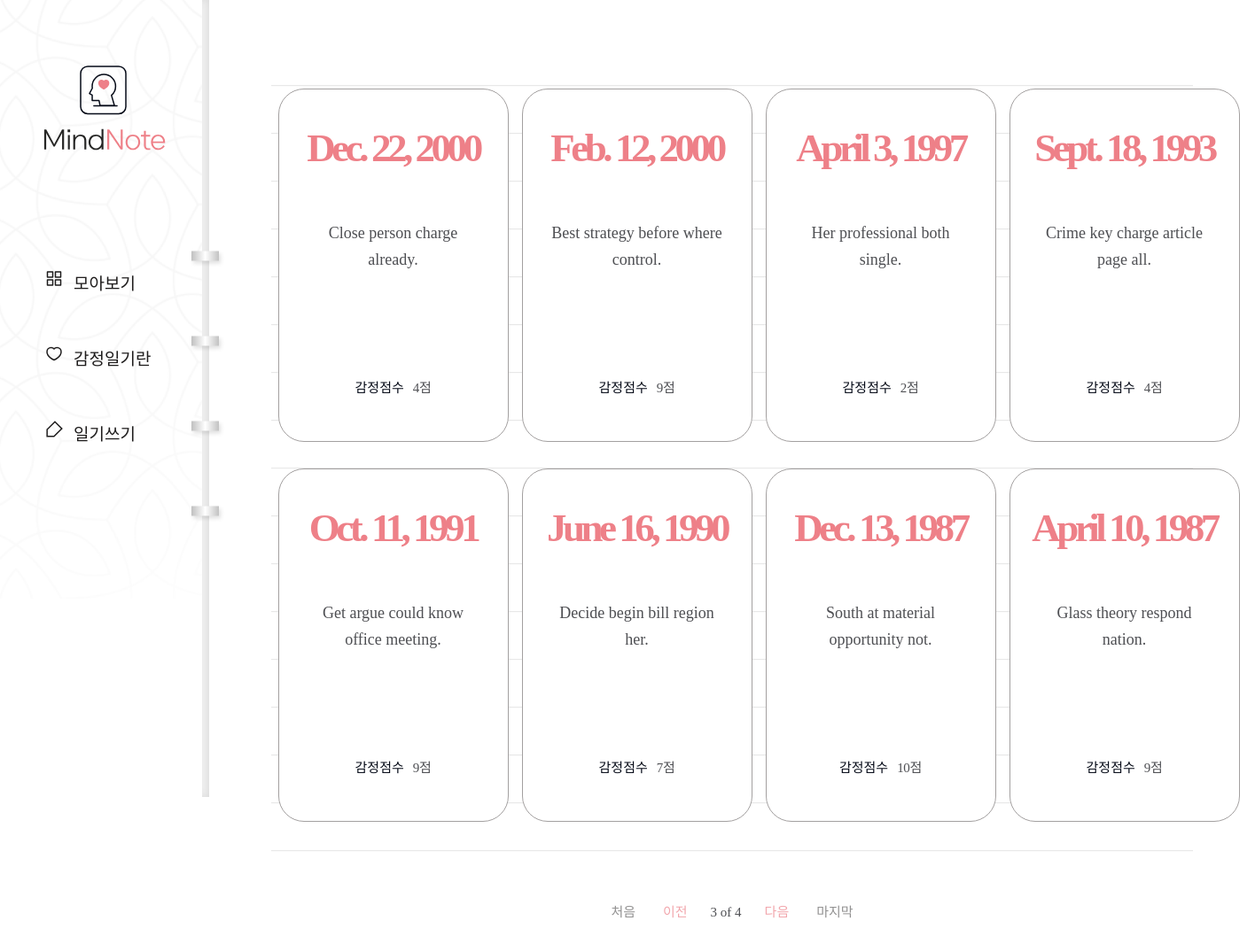
/diary/?page=3, run on the app's committed database.
### diary/models.py (models this page shows, shortened)
class Page(models.Model):
    title = models.CharField(max_length=100, validators=[validate_no_hash])
    content = models.TextField(validators=[validate_no_hash])
    feeling = models.CharField(max_length=80, validators=[validate_no_hash, validate_no_numbers])
    score = models.IntegerField(validators=[validate_score])
    dt_created = models.DateField()

### diary/views.py (the view)
# urls.py: path('diary/', views.PageListView.as_view(), name='page-list'),
class PageListView(ListView):
    model = Page
    ordering = ['-dt_created']
    paginate_by = 8

### diary/templates/diary/page_list.html (shortened to what this page needs)
{% extends './base.html' %}
{% block content %}
    {% if page_obj.object_list %}
    <div class="wrap-note">
        <div class="note">
            <div class="note-list">
                <ul>
                    {% for obj in page_obj.object_list %}
                    <li>
                        <a href="{% url 'page-detail' obj.id %}">
                            <div class="date">
                                <span>{{obj.dt_created}}</span>
                            </div>
                            <h2>{{obj.title}}</h2>
                            <div class="score">
                                <p>감정점수</p>
                                <span>{{obj.score}}점</span>
                            </div>
                        </a>
                    </li>
                    {% endfor %}
                </ul>
            </div>
                <div class="paging">
                    {% if page_obj.has_previous %}
                        <a href="?page=1" class="first">처음</a>
                        <a href="?page={{page_obj.previous_page_number}}" class="prev">이전</a>
                    {% endif %}
                    <span class="page">
                        <p>{{page_obj.number}} of {{page_obj.paginator.num_pages}}</p>
                    </span>
                    {% if page_obj.has_next %}
                        <a href="?page={{page_obj.next_page_number}}" class="next">다음</a>
                        <a href="?page={{page_obj.paginator.num_pages}}" class="last">마지막</a>
                    {% endif %}
                </div>
        </div>
    </div>
    {% endif %}
{% endblock content %}

### diary/static/diary/css/styles.css (style rules this page uses)
h1,h2,h3,p,a,ul,li { margin: 0; padding: 0; font-family: 'NanumSquare'; list-style: none; text-decoration: none; outline: none; }
html { position: relative; min-height: 100%; margin: 0; }
body { margin: 0; padding: 0; -webkit-font-smoothing: antialiased; -moz-osx-font-smoothing: auto; }
.wrap-note .note { padding-left: 236px; padding-top: 50px; padding-bottom: 200px; }
.note-list { margin: 0 70px; padding-top: 50px; background: url(../image/note-bg.svg) repeat-x center/1535px 974px; }
.note-list ul { overflow: hidden; width: 1100px; margin: 0 auto; padding-bottom: 50px; }
.note-list ul li { float: left; width: 25%; padding-bottom: 30px; }
.note-list ul li a { display: block; width: 258px; height: 397px; margin: 0 auto; background: #fff; border: solid 1px #a3a0a0; border-radius: 29px; }
.note-list ul li a .date { margin-top: 40px; margin-bottom: 55px; text-align: center; }
.note-list ul li a .date span { display: block; font-family: 'NanumSquare'; color: #ee8088; font-weight: 700; font-size: 45px; letter-spacing: -4.47px; }
.note-list ul li a h2 { width: 196px; height: 150px; margin: 0 auto; font-family: 'NanumBarunpen'; color: #4e4f53; font-weight: normal; font-size: 18px; line-height: 1.67; text-align: center; }
.note-list ul li a .score { margin-top: 28px; text-align: center; }
.note-list ul li a .score p { display: inline-block; font-family: 'NanumSquare'; color: #060b18; font-size: 15px; }
.note-list ul li a .score span { padding-left: 6px; font-family: 'NanumBarunpen'; color: #4e4f53; font-size: 15px; letter-spacing: -0.29px; }
.paging { margin-top: 10px; text-align: center; }
.paging a { display: inline-block; font-family: 'NanumSquare'; font-size: 15px; }
.paging .first,.paging .last { color: #929191; }
.paging .first { margin-right: 27px; }
.paging .last { margin-left: 27px; }
.paging .prev,.paging .next { color: #f2a6ac; }
.paging span { display: inline-block; }
.paging span p { margin: 0 22px; font-family: 'NanumSquare'; color: #4e4f53; font-size: 15px; }

### data on the page
Page: dt_created "Dec. 22, 2000", title "Close person charge already.", score "4"
Page: dt_created "Feb. 12, 2000", title "Best strategy before where control.", score "9"
Page: dt_created "April 3, 1997", title "Her professional both single.", score "2"
Page: dt_created "Sept. 18, 1993", title "Crime key charge article page all.", score "4"
Page: dt_created "Oct. 11, 1991", title "Get argue could know office meeting.", score "9"
Page: dt_created "June 16, 1990", title "Decide begin bill region her.", score "7"
Page: dt_created "Dec. 13, 1987", title "South at material opportunity not.", score "10"
Page: dt_created "April 10, 1987", title "Glass theory respond nation.", score "9"

### other printed values
{{ page_obj.number }} "3"
{{ page_obj.paginator.num_pages }} "4"
